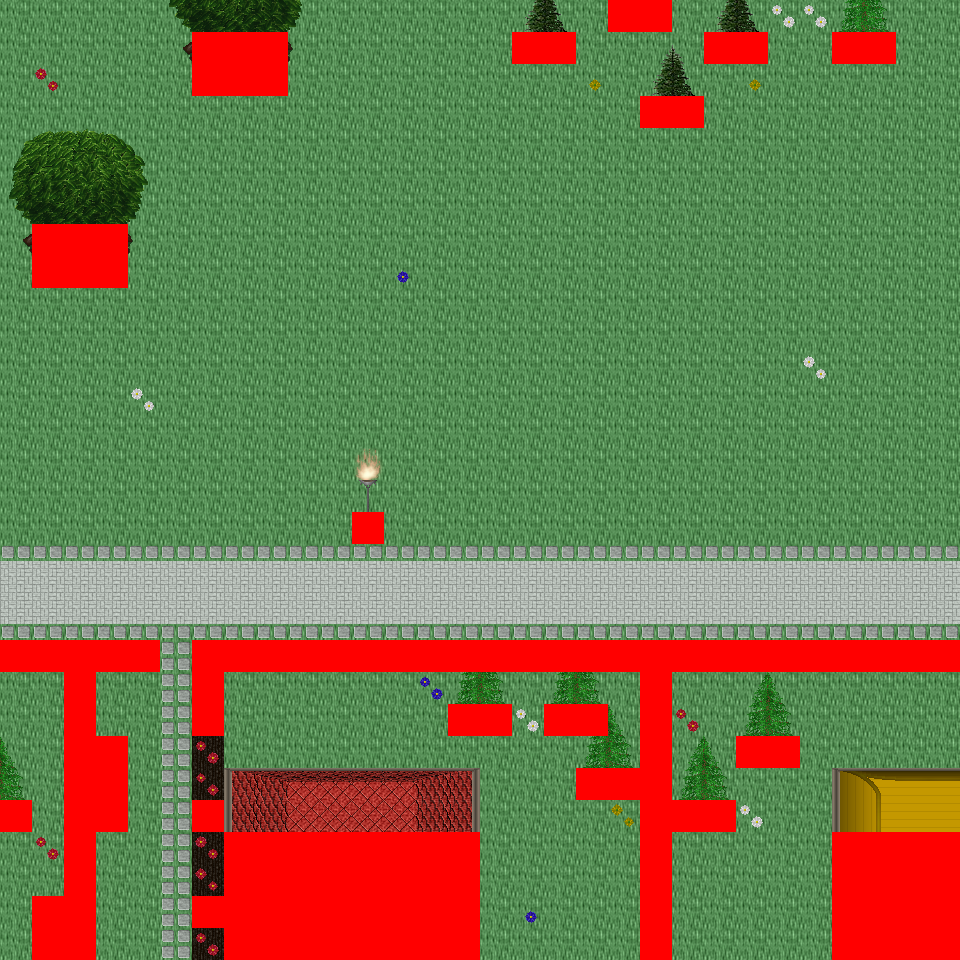

A 2D game scene composited from a Tiled map and its tileset images. What follows is a short description and the map's XML, with each tile layer's data collapsed to a summary:
An orthogonal 30x30 tile map with 32x32 px tiles, 6 tile layers (Ground, Object, Object2, Above, ...), 60 tilesets and 11 objects (11x mapExit).

<map version="1.0" orientation="orthogonal" renderorder="right-down" width="30" height="30" tilewidth="32" tileheight="32" nextobjectid="12">
  <tileset firstgid="1" name="tileset_logic_collision" tilewidth="32" tileheight="32" tilecount="1" columns="1">
    <image source="../drawable/tileset_logic_collision.png" width="32" height="32" />
  </tileset>
  <tileset firstgid="2" name="tileset_building_decoration_orbpedestal" tilewidth="32" tileheight="32" tilecount="2" columns="1">
    <image source="../drawable/tileset_building_decoration_orbpedestal.png" width="32" height="64" />
  </tileset>
  <tileset firstgid="4" name="tileset_building_decoration_chimney" tilewidth="32" tileheight="32" tilecount="2" columns="1">
    <image source="../drawable/tileset_building_decoration_chimney.png" width="32" height="64" />
  </tileset>
  <tileset firstgid="6" name="tileset_item_statue_fairypool" tilewidth="32" tileheight="32" tilecount="16" columns="2">
    <image source="../drawable/tileset_item_statue_fairypool.png" width="64" height="256" />
  </tileset>
  <tileset firstgid="22" name="tileset_building_decoration_stone_details" tilewidth="32" tileheight="32" tilecount="4" columns="2">
    <image source="../drawable/tileset_building_decoration_stone_details.png" width="64" height="64" />
  </tileset>
  <tileset firstgid="26" name="tileset_building_door_closed" tilewidth="32" tileheight="32" tilecount="1" columns="1">
    <image source="../drawable/tileset_building_door_closed.png" width="32" height="32" />
  </tileset>
  <tileset firstgid="27" name="tileset_building_door_door" tilewidth="32" tileheight="32" tilecount="6" columns="3">
    <image source="../drawable/tileset_building_door_door.png" width="96" height="64" />
  </tileset>
  <tileset firstgid="33" name="tileset_building_fence_fence_chunky" tilewidth="32" tileheight="32" tilecount="21" columns="3">
    <image source="../drawable/tileset_building_fence_fence_chunky.png" width="96" height="224" />
  </tileset>
  <tileset firstgid="54" name="tileset_building_roof_blue" tilewidth="32" tileheight="32" tilecount="20" columns="5">
    <image source="../drawable/tileset_building_roof_blue.png" width="160" height="128" />
  </tileset>
  <tileset firstgid="74" name="tileset_building_roof_green" tilewidth="32" tileheight="32" tilecount="20" columns="5">
    <image source="../drawable/tileset_building_roof_green.png" width="160" height="128" />
  </tileset>
  <tileset firstgid="94" name="tileset_building_roof_red" tilewidth="32" tileheight="32" tilecount="20" columns="5">
    <image source="../drawable/tileset_building_roof_red.png" width="160" height="128" />
  </tileset>
  <tileset firstgid="114" name="tileset_building_roof_red2" tilewidth="32" tileheight="32" tilecount="20" columns="5">
    <image source="../drawable/tileset_building_roof_red2.png" width="160" height="128" />
  </tileset>
  <tileset firstgid="134" name="tileset_building_roof_roof_borders" tilewidth="32" tileheight="32" tilecount="9" columns="3">
    <image source="../drawable/tileset_building_roof_roof_borders.png" width="96" height="96" />
  </tileset>
  <tileset firstgid="143" name="tileset_building_roof_yellow" tilewidth="32" tileheight="32" tilecount="20" columns="5">
    <image source="../drawable/tileset_building_roof_yellow.png" width="160" height="128" />
  </tileset>
  <tileset firstgid="163" name="tileset_building_window_window_long" tilewidth="32" tileheight="32" tilecount="3" columns="3">
    <image source="../drawable/tileset_building_window_window_long.png" width="96" height="32" />
  </tileset>
  <tileset firstgid="166" name="tileset_ground_cobbled_paving" tilewidth="32" tileheight="32" tilecount="1" columns="1">
    <image source="../drawable/tileset_ground_cobbled_paving.png" width="32" height="32" />
  </tileset>
  <tileset firstgid="167" name="tileset_ground_gravel" tilewidth="32" tileheight="32" tilecount="1" columns="1">
    <image source="../drawable/tileset_ground_gravel.png" width="32" height="32" />
  </tileset>
  <tileset firstgid="168" name="tileset_ground_stone_floors" tilewidth="32" tileheight="32" tilecount="6" columns="3">
    <image source="../drawable/tileset_ground_stone_floors.png" width="96" height="64" />
  </tileset>
  <tileset firstgid="174" name="tileset_ground_ground" tilewidth="32" tileheight="32" tilecount="33" columns="3">
    <image source="../drawable/tileset_ground_ground.png" width="96" height="352" />
  </tileset>
  <tileset firstgid="207" name="tileset_plant_bush_various_small" tilewidth="32" tileheight="32" tilecount="9" columns="3">
    <image source="../drawable/tileset_plant_bush_various_small.png" width="96" height="96" />
  </tileset>
  <tileset firstgid="216" name="tileset_plant_flower_daisy_blue" tilewidth="32" tileheight="32" tilecount="8" columns="2">
    <image source="../drawable/tileset_plant_flower_daisy_blue.png" width="64" height="128" />
  </tileset>
  <tileset firstgid="224" name="tileset_plant_flower_daisy_red" tilewidth="32" tileheight="32" tilecount="8" columns="2">
    <image source="../drawable/tileset_plant_flower_daisy_red.png" width="64" height="128" />
  </tileset>
  <tileset firstgid="232" name="tileset_plant_flower_daisy_white" tilewidth="32" tileheight="32" tilecount="8" columns="2">
    <image source="../drawable/tileset_plant_flower_daisy_white.png" width="64" height="128" />
  </tileset>
  <tileset firstgid="240" name="tileset_plant_flower_daisy_yellow" tilewidth="32" tileheight="32" tilecount="8" columns="2">
    <image source="../drawable/tileset_plant_flower_daisy_yellow.png" width="64" height="128" />
  </tileset>
  <tileset firstgid="248" name="tileset_plant_tree_spruce" tilewidth="32" tileheight="32" tilecount="6" columns="2">
    <image source="../drawable/tileset_plant_tree_spruce.png" width="64" height="96" />
  </tileset>
  <tileset firstgid="254" name="tileset_item_pot_pot_purple" tilewidth="32" tileheight="32" tilecount="1" columns="1">
    <image source="../drawable/tileset_item_pot_pot_purple.png" width="32" height="32" />
  </tileset>
  <tileset firstgid="255" name="tileset_item_pot_pot_tall" tilewidth="32" tileheight="32" tilecount="2" columns="1">
    <image source="../drawable/tileset_item_pot_pot_tall.png" width="32" height="64" />
  </tileset>
  <tileset firstgid="257" name="tileset_item_pot_small_barrel" tilewidth="32" tileheight="32" tilecount="2" columns="1">
    <image source="../drawable/tileset_item_pot_small_barrel.png" width="32" height="64" />
  </tileset>
  <tileset firstgid="259" name="tileset_item_postbox" tilewidth="32" tileheight="32" tilecount="4" columns="2">
    <image source="../drawable/tileset_item_postbox.png" width="64" height="64" />
  </tileset>
  <tileset firstgid="263" name="tileset_furniture_chair_wooden_pale" tilewidth="32" tileheight="32" tilecount="4" columns="2">
    <image source="../drawable/tileset_furniture_chair_wooden_pale.png" width="64" height="64" />
  </tileset>
  <tileset firstgid="267" name="tileset_furniture_table_wooden" tilewidth="32" tileheight="32" tilecount="1" columns="1">
    <image source="../drawable/tileset_furniture_table_wooden.png" width="32" height="32" />
  </tileset>
  <tileset firstgid="268" name="tileset_furniture_table_brick_base" tilewidth="32" tileheight="32" tilecount="3" columns="3">
    <image source="../drawable/tileset_furniture_table_brick_base.png" width="96" height="32" />
  </tileset>
  <tileset firstgid="271" name="tileset_furniture_light_iron_lamp" tilewidth="32" tileheight="32" tilecount="3" columns="1">
    <image source="../drawable/tileset_furniture_light_iron_lamp.png" width="32" height="96" />
  </tileset>
  <tileset firstgid="274" name="tileset_furniture_light_flames" tilewidth="32" tileheight="32" tilecount="6" columns="6">
    <image source="../drawable/tileset_furniture_light_flames.png" width="192" height="32" />
  </tileset>
  <tileset firstgid="280" name="tileset_furniture_sink_dark_side_on" tilewidth="32" tileheight="32" tilecount="6" columns="3">
    <image source="../drawable/tileset_furniture_sink_dark_side_on.png" width="96" height="64" />
  </tileset>
  <tileset firstgid="286" name="tileset_ground_grass_corners" tilewidth="32" tileheight="32" tilecount="24" columns="6">
    <image source="../drawable/tileset_ground_grass_corners.png" width="192" height="128" />
  </tileset>
  <tileset firstgid="310" name="tileset_ground_grass_edges" tilewidth="32" tileheight="32" tilecount="36" columns="12">
    <image source="../drawable/tileset_ground_grass_edges.png" width="384" height="96" />
  </tileset>
  <tileset firstgid="346" name="tileset_plant_tree_tree_fluffy" tilewidth="32" tileheight="32" tilecount="12" columns="4">
    <image source="../drawable/tileset_plant_tree_tree_fluffy.png" width="128" height="96" />
  </tileset>
  <tileset firstgid="358" name="tileset_ground_water_dungeon_water" tilewidth="32" tileheight="32" tilecount="30" columns="3">
    <image source="../drawable/tileset_ground_water_dungeon_water.png" width="96" height="320" />
  </tileset>
  <tileset firstgid="388" name="tileset_furniture_table_wooden_rectangular" tilewidth="32" tileheight="32" tilecount="9" columns="3">
    <image source="../drawable/tileset_furniture_table_wooden_rectangular.png" width="96" height="96" />
  </tileset>
  <tileset firstgid="397" name="tileset_item_statue_metal_and_stone" tilewidth="32" tileheight="32" tilecount="6" columns="3">
    <image source="../drawable/tileset_item_statue_metal_and_stone.png" width="96" height="64" />
  </tileset>
  <tileset firstgid="403" name="tileset_ground_fire_fire" tilewidth="32" tileheight="32" tilecount="27" columns="3">
    <image source="../drawable/tileset_ground_fire_fire.png" width="96" height="288" />
  </tileset>
  <tileset firstgid="430" name="tileset_furniture_table_bench" tilewidth="32" tileheight="32" tilecount="3" columns="3">
    <image source="../drawable/tileset_furniture_table_bench.png" width="96" height="32" />
  </tileset>
  <tileset firstgid="433" name="tileset_plant_bush_hosta" tilewidth="32" tileheight="32" tilecount="9" columns="3">
    <image source="../drawable/tileset_plant_bush_hosta.png" width="96" height="96" />
  </tileset>
  <tileset firstgid="442" name="tileset_plant_tree_tree_green" tilewidth="32" tileheight="32" tilecount="88" columns="8">
    <image source="../drawable/tileset_plant_tree_tree_green.png" width="256" height="352" />
  </tileset>
  <tileset firstgid="530" name="tileset_item_sign_large" tilewidth="32" tileheight="32" tilecount="15" columns="5">
    <image source="../drawable/tileset_item_sign_large.png" width="160" height="96" />
  </tileset>
  <tileset firstgid="545" name="tileset_building_wall_wall_brown" tilewidth="32" tileheight="32" tilecount="12" columns="3">
    <image source="../drawable/tileset_building_wall_wall_brown.png" width="96" height="128" />
  </tileset>
  <tileset firstgid="557" name="tileset_ground_green_paving_4" tilewidth="32" tileheight="32" tilecount="3" columns="3">
    <image source="../drawable/tileset_ground_green_paving_4.png" width="96" height="32" />
  </tileset>
  <tileset firstgid="560" name="tileset_item_swing" tilewidth="32" tileheight="32" tilecount="4" columns="2">
    <image source="../drawable/tileset_item_swing.png" width="64" height="64" />
  </tileset>
  <tileset firstgid="564" name="tileset_item_fishrods" tilewidth="32" tileheight="32" tilecount="12" columns="4">
    <image source="../drawable/tileset_item_fishrods.png" width="128" height="96" />
  </tileset>
  <tileset firstgid="576" name="tileset_logic_creature_human_kalavan" tilewidth="32" tileheight="32" tilecount="5" columns="5">
    <image source="../drawable/tileset_logic_creature_human_kalavan.png" width="160" height="32" />
  </tileset>
  <tileset firstgid="581" name="tileset_logic_creature_animal" tilewidth="32" tileheight="32" tilecount="32" columns="8">
    <image source="../drawable/tileset_logic_creature_animal.png" width="256" height="128" />
  </tileset>
  <tileset firstgid="613" name="tileset_building_decoration_numbers" tilewidth="32" tileheight="32" tilecount="20" columns="2">
    <image source="../drawable/tileset_building_decoration_numbers.png" width="64" height="320" />
  </tileset>
  <tileset firstgid="633" name="tileset_ground_green_paving" tilewidth="32" tileheight="32" tilecount="18" columns="3">
    <image source="../drawable/tileset_ground_green_paving.png" width="96" height="192" />
  </tileset>
  <tileset firstgid="651" name="tileset_item_huge_orb" tilewidth="32" tileheight="32" tilecount="16" columns="2">
    <image source="../drawable/tileset_item_huge_orb.png" width="64" height="256" />
  </tileset>
  <tileset firstgid="667" name="tileset_light_light_5x5" tilewidth="32" tileheight="32" tilecount="25" columns="5">
    <image source="../drawable/tileset_light_light_5x5.png" width="160" height="160" />
  </tileset>
  <tileset firstgid="692" name="tileset_light_dim_light_5x5" tilewidth="32" tileheight="32" tilecount="25" columns="5">
    <image source="../drawable/tileset_light_dim_light_5x5.png" width="160" height="160" />
  </tileset>
  <tileset firstgid="717" name="tileset_item_firewood" tilewidth="32" tileheight="32" tilecount="12" columns="3">
    <image source="../drawable/tileset_item_firewood.png" width="96" height="128" />
  </tileset>
  <tileset firstgid="729" name="tileset_logic_creature_fowl" tilewidth="32" tileheight="32" tilecount="6" columns="6">
    <image source="../drawable/tileset_logic_creature_fowl.png" width="192" height="32" />
  </tileset>
  <tileset firstgid="735" name="tileset_logic_creature_human_imperial" tilewidth="32" tileheight="32" tilecount="16" columns="8">
    <image source="../drawable/tileset_logic_creature_human_imperial.png" width="256" height="64" />
  </tileset>
  <layer name="Ground" width="30" height="30">
    <data>[900 cells, 900 non-empty, 2 distinct tile ids]</data>
  </layer>
  <layer name="Object" width="30" height="30">
    <data>[900 cells, 208 non-empty, 31 distinct tile ids]</data>
  </layer>
  <layer name="Object2" width="30" height="30">
    <data>[900 cells, 4 non-empty, 2 distinct tile ids]</data>
  </layer>
  <layer name="Above" width="30" height="30">
    <data>[900 cells, 133 non-empty, 60 distinct tile ids]</data>
  </layer>
  <layer name="Above2" width="30" height="30">
    <data>[900 cells, 25 non-empty, 9 distinct tile ids]</data>
  </layer>
  <layer name="Walkable" width="30" height="30">
    <data>[900 cells, 138 non-empty, 1 distinct tile ids]</data>
  </layer>
  <objectgroup name="MapEvents">
    <object id="1" name="north" type="mapExit" x="0" y="0" width="608" height="32">
      <properties>
        <property name="map" value="level_0_x69_y147" />
        <property name="x" value="0" />
        <property name="y" value="28" />
      </properties>
    </object>
    <object id="2" name="north2" type="mapExit" x="672" y="0" width="288" height="32">
      <properties>
        <property name="map" value="level_0_x69_y147" />
        <property name="x" value="21" />
        <property name="y" value="28" />
      </properties>
    </object>
    <object id="3" name="south" type="mapExit" x="0" y="928" width="32" height="32">
      <properties>
        <property name="map" value="level_0_x69_y149" />
        <property name="x" value="0" />
        <property name="y" value="1" />
      </properties>
    </object>
    <object id="4" name="south2" type="mapExit" x="96" y="928" width="128" height="32">
      <properties>
        <property name="map" value="level_0_x69_y149" />
        <property name="x" value="3" />
        <property name="y" value="1" />
      </properties>
    </object>
    <object id="5" name="south3" type="mapExit" x="480" y="928" width="160" height="32">
      <properties>
        <property name="map" value="level_0_x69_y149" />
        <property name="x" value="15" />
        <property name="y" value="1" />
      </properties>
    </object>
    <object id="6" name="south4" type="mapExit" x="672" y="928" width="160" height="32">
      <properties>
        <property name="map" value="level_0_x69_y149" />
        <property name="x" value="21" />
        <property name="y" value="1" />
      </properties>
    </object>
    <object id="7" name="west" type="mapExit" x="0" y="0" width="32" height="640">
      <properties>
        <property name="map" value="level_0_x68_y148" />
        <property name="x" value="28" />
        <property name="y" value="0" />
      </properties>
    </object>
    <object id="8" name="west2" type="mapExit" x="0" y="672" width="32" height="128">
      <properties>
        <property name="map" value="level_0_x68_y148" />
        <property name="x" value="28" />
        <property name="y" value="21" />
      </properties>
    </object>
    <object id="9" name="west3" type="mapExit" x="0" y="832" width="32" height="128">
      <properties>
        <property name="map" value="level_0_x68_y148" />
        <property name="x" value="28" />
        <property name="y" value="26" />
      </properties>
    </object>
    <object id="10" name="east" type="mapExit" x="928" y="0" width="32" height="640">
      <properties>
        <property name="map" value="level_0_x70_y148" />
        <property name="x" value="1" />
        <property name="y" value="0" />
      </properties>
    </object>
    <object id="11" name="east2" type="mapExit" x="928" y="672" width="32" height="160">
      <properties>
        <property name="map" value="level_0_x70_y148" />
        <property name="x" value="1" />
        <property name="y" value="21" />
      </properties>
    </object>
  </objectgroup>
</map>
